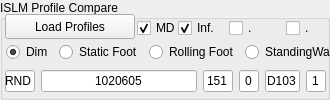
         <widget class="QGroupBox" name="groupBox_ISLM">
          <property name="minimumSize">
           <size>
            <width>330</width>
            <height>100</height>
           </size>
          </property>
          <property name="maximumSize">
           <size>
            <width>330</width>
            <height>100</height>
           </size>
          </property>
          <property name="title">
           <string>ISLM Profile Compare</string>
          </property>
          <widget class="QWidget" name="layoutWidget_2">
           <property name="geometry">
            <rect>
             <x>5</x>
             <y>70</y>
             <width>321</width>
             <height>22</height>
            </rect>
           </property>
           <layout class="QHBoxLayout" name="horizontalLayout_simulationCode">
            <item>
             <widget class="QLineEdit" name="lineEdit_0_Location">
              <property name="maximumSize">
               <size>
                <width>30</width>
                <height>25</height>
               </size>
              </property>
              <property name="text">
               <string>RND</string>
              </property>
              <property name="alignment">
               <set>Qt::AlignCenter</set>
              </property>
             </widget>
            </item>
            <item>
             <widget class="QLineEdit" name="lineEdit_1_VT_Number">
              <property name="maximumSize">
               <size>
                <width>1000</width>
                <height>25</height>
               </size>
              </property>
              <property name="text">
               <string>1020605</string>
              </property>
              <property name="alignment">
               <set>Qt::AlignCenter</set>
              </property>
             </widget>
            </item>
            <item>
             <widget class="QLineEdit" name="lineEdit_3_VT_Serial">
              <property name="maximumSize">
               <size>
                <width>30</width>
                <height>25</height>
               </size>
              </property>
              <property name="text">
               <string>151</string>
              </property>
              <property name="alignment">
               <set>Qt::AlignCenter</set>
              </property>
             </widget>
            </item>
            <item>
             <widget class="QLineEdit" name="lineEdit_2_VT_Revision">
              <property name="maximumSize">
               <size>
                <width>20</width>
                <height>25</height>
               </size>
              </property>
              <property name="text">
               <string>0</string>
              </property>
              <property name="alignment">
               <set>Qt::AlignCenter</set>
              </property>
             </widget>
            </item>
            <item>
             <widget class="QLineEdit" name="lineEdit_4_Sim_Type">
              <property name="enabled">
               <bool>true</bool>
              </property>
              <property name="maximumSize">
               <size>
                <width>35</width>
                <height>25</height>
               </size>
              </property>
              <property name="text">
               <string>D103</string>
              </property>
              <property name="alignment">
               <set>Qt::AlignCenter</set>
              </property>
              <property name="readOnly">
               <bool>false</bool>
              </property>
             </widget>
            </item>
            <item>
             <widget class="QLineEdit" name="lineEdit_5_Sim_Num">
              <property name="maximumSize">
               <size>
                <width>20</width>
                <height>25</height>
               </size>
              </property>
              <property name="text">
               <string>1</string>
              </property>
              <property name="alignment">
               <set>Qt::AlignCenter</set>
              </property>
             </widget>
            </item>
           </layout>
          </widget>
          <widget class="QPushButton" name="push_ISLM_Inflated">
           <property name="geometry">
            <rect>
             <x>5</x>
             <y>14</y>
             <width>130</width>
             <height>25</height>
            </rect>
           </property>
           <property name="minimumSize">
            <size>
             <width>130</width>
             <height>0</height>
            </size>
           </property>
           <property name="maximumSize">
            <size>
             <width>130</width>
             <height>30</height>
            </size>
           </property>
           <property name="text">
            <string>Load Profiles</string>
           </property>
          </widget>
          <widget class="QWidget" name="horizontalLayoutWidget">
           <property name="geometry">
            <rect>
             <x>6</x>
             <y>42</y>
             <width>338</width>
             <height>21</height>
            </rect>
           </property>
           <layout class="QHBoxLayout" name="horizontalLayout_simulationType">
            <item>
             <widget class="QRadioButton" name="radioButton_dim">
              <property name="text">
               <string>Dim</string>
              </property>
              <property name="checked">
               <bool>true</bool>
              </property>
             </widget>
            </item>
            <item>
             <widget class="QRadioButton" name="radioButton_staticFootprint">
              <property name="text">
               <string>Static Foot</string>
              </property>
             </widget>
            </item>
            <item>
             <widget class="QRadioButton" name="radioButton_dynamicFootprint">
              <property name="text">
               <string>Rolling Foot</string>
              </property>
             </widget>
            </item>
            <item>
             <widget class="QRadioButton" name="radioButton_standingWave">
              <property name="text">
               <string>StandingWave</string>
              </property>
             </widget>
            </item>
           </layout>
          </widget>
          <widget class="QCheckBox" name="checkBox_Initial_inflated">
           <property name="geometry">
            <rect>
             <x>229</x>
             <y>18</y>
             <width>60</width>
             <height>20</height>
            </rect>
           </property>
           <property name="maximumSize">
            <size>
             <width>60</width>
             <height>25</height>
            </size>
           </property>
           <property name="text">
            <string>.</string>
           </property>
          </widget>
          <widget class="QCheckBox" name="checkBox_inflated_loaded">
           <property name="geometry">
            <rect>
             <x>286</x>
             <y>18</y>
             <width>41</width>
             <height>20</height>
            </rect>
           </property>
           <property name="maximumSize">
            <size>
             <width>60</width>
             <height>25</height>
            </size>
           </property>
           <property name="text">
            <string>.</string>
           </property>
          </widget>
          <widget class="QCheckBox" name="checkBox_Initial_profile">
           <property name="geometry">
            <rect>
             <x>178</x>
             <y>18</y>
             <width>51</width>
             <height>20</height>
            </rect>
           </property>
           <property name="maximumSize">
            <size>
             <width>60</width>
             <height>25</height>
            </size>
           </property>
           <property name="text">
            <string>Inf.</string>
           </property>
           <property name="checked">
            <bool>true</bool>
           </property>
          </widget>
          <widget class="QCheckBox" name="checkBox_MoldProfile">
           <property name="geometry">
            <rect>
             <x>137</x>
             <y>18</y>
             <width>41</width>
             <height>20</height>
            </rect>
           </property>
           <property name="maximumSize">
            <size>
             <width>60</width>
             <height>25</height>
            </size>
           </property>
           <property name="text">
            <string>MD</string>
           </property>
           <property name="checked">
            <bool>true</bool>
           </property>
          </widget>
         </widget>
